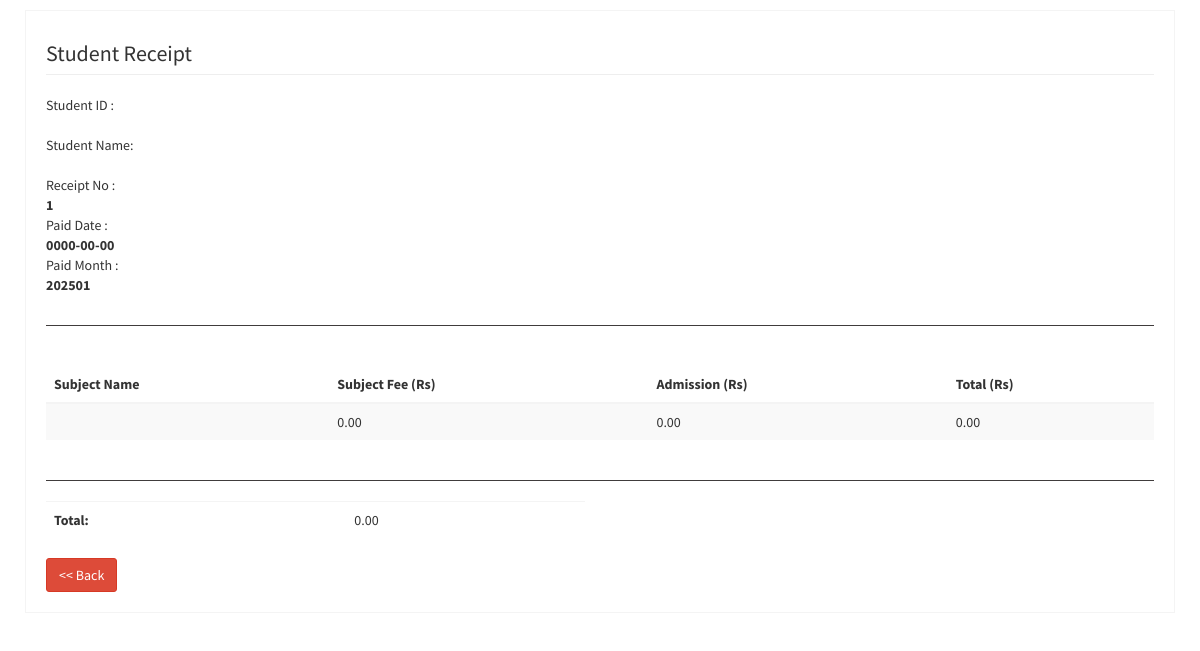
/systemsu/output/receipt.php?ReceiptNo=1 (signed in), run on the app's committed database.
### tables this page shows
CREATE TABLE `cp_payments` (
  `pay_id` int(11) NOT NULL,
  `Pay_stu_studentID` int(11) NOT NULL,
  `pay_student_name` varchar(255) NOT NULL,
  `pay_subj_id` int(11) DEFAULT NULL,
  `pay_subj_Name` varchar(255) DEFAULT NULL,
  `pay_lec_id` int(11) DEFAULT NULL,
  `pay_paymentdate` date DEFAULT NULL,
  `pay_paymentmonth` int(11) DEFAULT NULL,
  `pay_cos_fee` double(10,2) DEFAULT NULL,
  `pay_cos_admi` double(10,2) DEFAULT NULL,
  `pay_cos_total` double(10,2) DEFAULT NULL
);

### systemsu/output/receipt.php (the view, shortened to what this page needs)
<?php
if(isset($_SESSION['user_id']) && isset($_SESSION['user_name'])){
include_once '../../php-includes/connect.inc.php';
    $receiptid = $_GET['ReceiptNo'];
    $stmt = $db->prepare("SELECT pay_paymentdate, pay_paymentmonth, pay_cos_fee, pay_cos_admi, pay_cos_total FROM `cp_payments` WHERE pay_id=$receiptid");
    $stmt->bind_result($pay_paymentdate, $pay_paymentmonth, $pay_cos_fee, $pay_cos_admi, $pay_cos_total);
    $stmt->execute();
 while ($stmt->fetch()){
     $pay_cos_fee = number_format($pay_cos_fee, 2, '.', '');
     $pay_cos_admi = number_format($pay_cos_admi, 2, '.', '');
     $pay_cos_total = number_format($pay_cos_total, 2, '.', '');
 }
?>
<!DOCTYPE html>
<html>
  <head>
    <link rel="stylesheet" href="../bootstrap/css/bootstrap.min.css">
    <link rel="stylesheet" href="https://maxcdn.bootstrapcdn.com/font-awesome/4.4.0/css/font-awesome.min.css">
    <link rel="stylesheet" href="https://code.ionicframework.com/ionicons/2.0.1/css/ionicons.min.css">
    <link rel="stylesheet" href="../dist/css/AdminLTE.min.css">
  </head>
  <body>
    <div class="wrapper">
      <section class="invoice">
        <div class="row">
          <div class="col-xs-12">
            <h2 class="page-header">
Student Receipt
            </h2>
          </div>
        </div>
        <div class="row invoice-info">
          <div class="col-sm-4 invoice-col">
            <p>Student ID : <br /><span style="font-weight: bold;"><?php echo $_GET['StudentID'] ?></span>
                <br />Student Name: <br /><span style="font-weight: bold;"> <?php echo $_GET['StudentName'] ?></span>
                <br />Receipt No : <br /><span style="font-weight: bold;"><?php echo $_GET['ReceiptNo'] ?></span>
                <br />Paid Date : <br /><span style="font-weight: bold;"><?php echo $pay_paymentdate; ?></span>
                <br />Paid Month :<br /><span style="font-weight: bold;"><?php echo $pay_paymentmonth; ?></span>
            </p>
          </div>
          <div class="col-sm-4 invoice-col">
          </div>
        </div>
        <hr>
        <br>
        <div class="row">
          <div class="col-xs-12 table-responsive">
            <table class="table table-striped">
              <thead>
                <tr>
                  <th>Subject Name</th>
                  <th>Subject Fee (Rs)</th>
                  <th>Admission (Rs)</th>
                  <th>Total (Rs)</th>
                </tr>
              </thead>
              <tbody>
                <tr>
                  <td><?php echo $_GET['SubjName'] ?></td>
                  <td><?php echo $pay_cos_fee;  ?></td>
                  <td><?php echo $pay_cos_admi; ?></td>
                  <td><?php echo $pay_cos_total; ?></td>
                </tr>
              </tbody>
            </table>
          </div>
        </div>
        <hr>
        <div class="row">
          <div class="col-xs-6">
            <div class="table-responsive">
              <table class="table">
                <tr>
                  <th>Total:</th>
                  <td><?php echo $pay_cos_total; ?></td>
                </tr>
              </table>
            </div>
          </div>
        </div>
        <a class="no-print btn btn-danger" href="../index.php?page=ViewAllStudents&PageNo=1"><< Back</a>
      </section>
    </div>
  </body>
</html>
<?php
} else {
    header('Location: ../login.php');
}
?>

### data on the page
cp_payments: pay_paymentdate "0000-00-00", pay_paymentmonth "202501", pay_cos_fee "0.00", pay_cos_admi "0.00", pay_cos_total "0.00"

### other printed values
$_GET['ReceiptNo'] "1"
